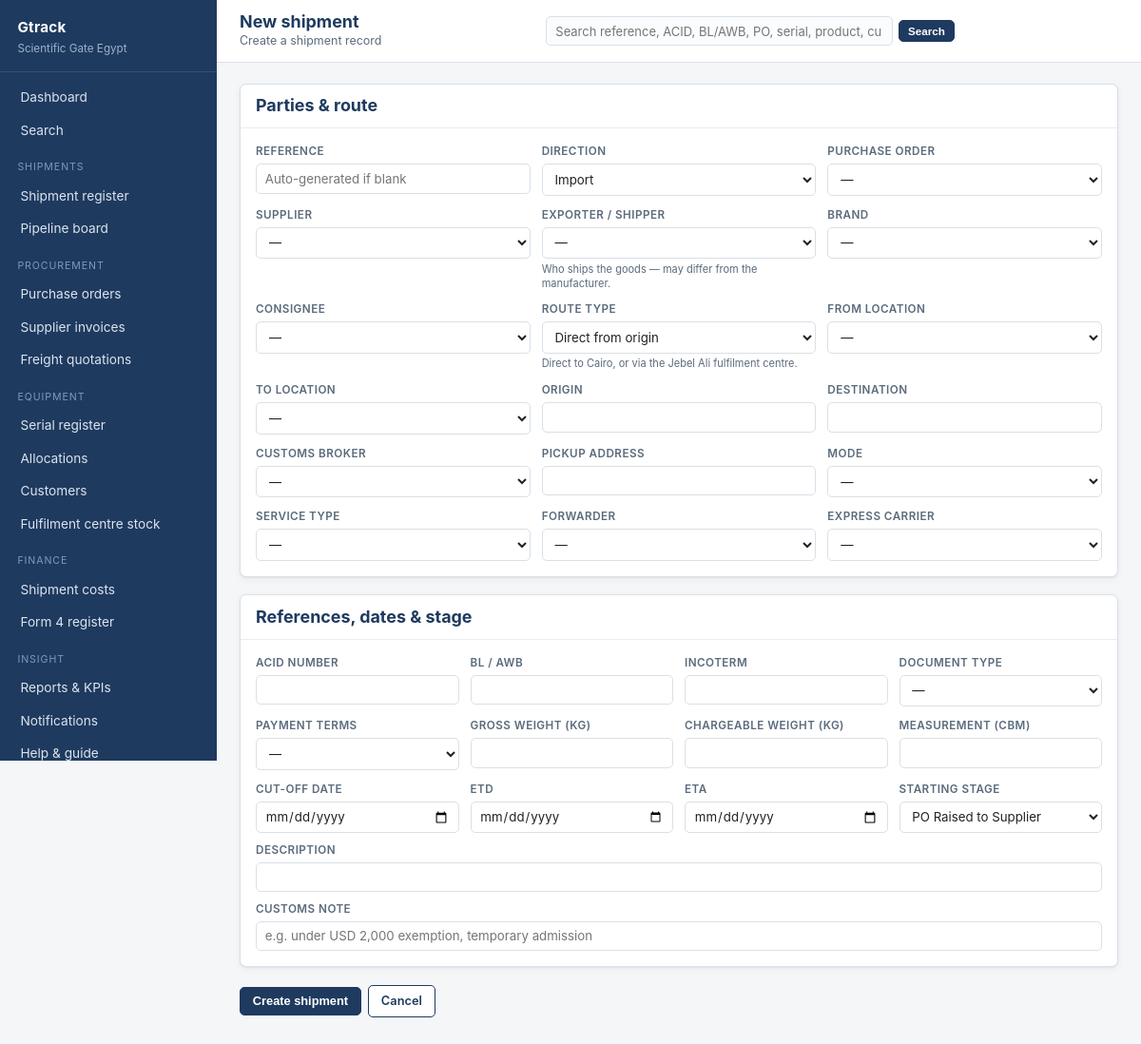
/shipments/new (signed in), run on the app's committed database.
### app/models.py (models this page shows, shortened)
class User(UserMixin, db.Model):
    __tablename__ = "users"
    id = db.Column(db.Integer, primary_key=True)
    name = db.Column(db.String(120), nullable=False)
    email = db.Column(db.String(160), unique=True, nullable=False)
    password_hash = db.Column(db.String(256))
    role_id = db.Column(db.Integer, db.ForeignKey("roles.id"))
    phone = db.Column(db.String(40))
    language = db.Column(db.String(5), default="en")   # "en" or "ar"
    is_active_flag = db.Column(db.Boolean, default=True)
    last_login = db.Column(db.DateTime)
    created_at = db.Column(db.DateTime, default=datetime.utcnow)
    role = db.relationship("Role", back_populates="users")
    customers = db.relationship("Customer", back_populates="sales_owner")
    @property
    def is_active(self):
        return bool(self.is_active_flag)
    def can(self, perm):
        return bool(self.role and self.role.has(perm))

### app/views/shipments.py (the view, shortened to what this page needs)
@bp.route("/new", methods=["GET", "POST"])
@permission_required("edit_shipment")
def create():
    return render_template(
        "shipments/form.html", s=None,
        suppliers=Supplier.query.order_by(Supplier.name).all(),
        brands=Brand.query.order_by(Brand.brand_name).all(),
        consignees=ConsigneeEntity.query.order_by(ConsigneeEntity.name).all(),
        carriers=Carrier.query.order_by(Carrier.name).all(),
        pos=PurchaseOrder.query.order_by(PurchaseOrder.po_number).all(),
        locations=Location.query.order_by(Location.name).all(),
        brokers=CustomsBroker.query.order_by(CustomsBroker.name).all(),
        route_types=ROUTE_TYPES, bl_types=BL_TYPES,
        payment_terms=SHIPMENT_PAYMENT_TERMS,
        stages=[(c, Stage.label(c)) for c in Stage.ORDER],
        modes=MODES, service_types=SERVICE_TYPES)

### app/templates/shipments/form.html (shortened to what this page needs)
{% extends "base.html" %}
{% block heading %}{{ 'Edit ' ~ s.reference_no if s else 'New shipment' }}{% endblock %}
{% block crumb %}{{ 'Update shipment details' if s else 'Create a shipment record' }}{% endblock %}
{% block content %}
<form method="post">
  <div class="card">
    <div class="card-head"><h2>{{ t("Parties & route") }}</h2></div>
    <div class="card-body">
      <div class="grid c3">
        {% if not s %}
        <div class="field">
          <label>{{ t("Reference") }}</label>
          <input type="text" name="reference_no" placeholder="Auto-generated if blank">
        </div>
        {% endif %}
        <div class="field">
          <label>{{ t("Direction") }}</label>
          <select name="direction">
            {% for d in ['Import', 'Export', 'Import Then Export'] %}
              <option {{ 'selected' if s and s.direction == d }}>{{ d }}</option>
            {% endfor %}
          </select>
        </div>
        <div class="field">
          <label>{{ t("Purchase order") }}</label>
          <select name="po_id">
            <option value="">—</option>
          </select>
        </div>
        <div class="field">
          <label>{{ t("Supplier") }}</label>
          <select name="supplier_id">
            <option value="">—</option>
          </select>
        </div>
        <div class="field">
          <label>{{ t("Exporter / shipper") }}</label>
          <select name="exporter_id">
            <option value="">—</option>
          </select>
          <small class="hint">{{ t("Who ships the goods — may differ from the manufacturer.") }}</small>
        </div>
        <div class="field">
          <label>{{ t("Brand") }}</label>
          <select name="brand_id">
            <option value="">—</option>
          </select>
        </div>
        <div class="field">
          <label>{{ t("Consignee") }}</label>
          <select name="consignee_id">
            <option value="">—</option>
          </select>
        </div>
        <div class="field">
          <label>{{ t("Route type") }}</label>
          <select name="route_type">
            {% for code, label in route_types %}
              <option value="{{ code }}" {{ 'selected' if s and s.route_type == code }}>{{ t(label) }}</option>
            {% endfor %}
          </select>
          <small class="hint">{{ t("Direct to Cairo, or via the Jebel Ali fulfilment centre.") }}</small>
        </div>
        <div class="field">
          <label>{{ t("From location") }}</label>
          <select name="from_location_id">
            <option value="">—</option>
          </select>
        </div>
        <div class="field">
          <label>{{ t("To location") }}</label>
          <select name="to_location_id">
            <option value="">—</option>
          </select>
        </div>
        <div class="field"><label>{{ t("Origin") }}</label><input type="text" name="origin" value="{{ s.origin or '' if s }}"></div>
        <div class="field"><label>{{ t("Destination") }}</label><input type="text" name="destination" value="{{ s.destination or '' if s }}"></div>
        <div class="field">
          <label>{{ t("Customs broker") }}</label>
          <select name="customs_broker_id">
            <option value="">—</option>
          </select>
        </div>
        <div class="field"><label>{{ t("Pickup address") }}</label>
          <input type="text" name="pickup_address" value="{{ s.pickup_address or '' if s }}"></div>
        <div class="field">
          <label>{{ t("Mode") }}</label>
          <select name="mode">
            <option value="">—</option>
          </select>
        </div>
        <div class="field">
          <label>{{ t("Service type") }}</label>
          <select name="service_type">
            <option value="">—</option>
          </select>
        </div>
        <div class="field">
          <label>{{ t("Forwarder") }}</label>
          <select name="forwarder_id">
            <option value="">—</option>
          </select>
        </div>
        <div class="field">
          <label>{{ t("Express carrier") }}</label>
          <select name="express_carrier_id">
            <option value="">—</option>
          </select>
        </div>
      </div>
    </div>
  </div>
  <div class="card">
    <div class="card-head"><h2>{{ t("References, dates & stage") }}</h2></div>
    <div class="card-body">
      <div class="grid c4">
        <div class="field"><label>{{ t("ACID number") }}</label><input type="text" name="acid_number" value="{{ s.acid_number or '' if s }}"></div>
        <div class="field"><label>{{ t("BL / AWB") }}</label><input type="text" name="bl_awb_no" value="{{ s.bl_awb_no or '' if s }}"></div>
        <div class="field"><label>{{ t("Incoterm") }}</label><input type="text" name="incoterm" value="{{ s.incoterm or '' if s }}"></div>
        <div class="field">
          <label>{{ t("Document type") }}</label>
          <select name="bl_type">
            <option value="">—</option>
          </select>
        </div>
        <div class="field">
          <label>{{ t("Payment terms") }}</label>
          <select name="payment_terms">
            <option value="">—</option>
          </select>
        </div>
        <div class="field"><label>{{ t("Gross weight (kg)") }}</label>
          <input type="number" step="any" name="gross_weight_kg" value="{{ s.gross_weight_kg or '' if s }}"></div>
        <div class="field"><label>{{ t("Chargeable weight (kg)") }}</label>
          <input type="number" step="any" name="chargeable_weight_kg" value="{{ s.chargeable_weight_kg or '' if s }}"></div>
        <div class="field"><label>{{ t("Measurement (CBM)") }}</label>
          <input type="number" step="any" name="measurement_cbm" value="{{ s.measurement_cbm or '' if s }}"></div>
        <div class="field"><label>{{ t("Cut-off date") }}</label>
          <input type="date" name="cut_off_date" value="{{ s.cut_off_date.isoformat() if s and s.cut_off_date else '' }}"></div>
        <div class="field"><label>{{ t("ETD") }}</label>
          <input type="date" name="etd" value="{{ s.etd.isoformat() if s and s.etd else '' }}"></div>
        <div class="field"><label>{{ t("ETA") }}</label>
          <input type="date" name="eta" value="{{ s.eta.isoformat() if s and s.eta else '' }}"></div>
        {% if s %}
        <div class="field"><label>{{ t("Actual departure") }}</label>
          <input type="date" name="actual_departure" value="{{ s.actual_departure.isoformat() if s.actual_departure else '' }}"></div>
        <div class="field"><label>{{ t("Actual arrival") }}</label>
          <input type="date" name="actual_arrival" value="{{ s.actual_arrival.isoformat() if s.actual_arrival else '' }}"></div>
        <div class="field"><label>{{ t("Clearance date") }}</label>
          <input type="date" name="clearance_date" value="{{ s.clearance_date.isoformat() if s.clearance_date else '' }}"></div>
        {% else %}
        <div class="field">
          <label>{{ t("Starting stage") }}</label>
          <select name="current_stage">
            {% for code, label in stages %}<option value="{{ code }}">{{ label }}</option>{% endfor %}
          </select>
        </div>
        {% endif %}
      </div>
      <div class="field" style="margin-top:.6rem">
        <label>{{ t("Description") }}</label>
        <input type="text" name="description" value="{{ s.description or '' if s }}">
      </div>
      <div class="field" style="margin-top:.6rem">
        <label>{{ t("Customs note") }}</label>
        <input type="text" name="customs_note" value="{{ s.customs_note or '' if s }}"
               placeholder="{{ t('e.g. under USD 2,000 exemption, temporary admission') }}">
      </div>
    </div>
  </div>
  <div class="btn-row">
    <button class="btn" type="submit">{{ 'Save changes' if s else 'Create shipment' }}</button>
    <a class="btn ghost" href="{{ url_for('shipments.detail', shipment_id=s.id) if s else url_for('shipments.index') }}">{{ t("Cancel") }}</a>
  </div>
</form>
{% endblock %}

### app/templates/base.html (shortened to what this page needs)
<!doctype html>
<html lang="{{ locale }}" dir="{{ direction }}">
<head>
  <link rel="stylesheet" href="{{ url_for('static', filename='style.css') }}">
</head>
<body>
<div class="shell">
  <aside class="sidebar">
    <div class="brand">
      <div class="co">{{ app_name }}</div>
      <div class="sub">{{ org_name }}</div>
    </div>
    <nav class="nav">
      <a href="{{ url_for('dashboard.index') }}" class="{{ 'active' if (request.endpoint or '') == 'dashboard.index' }}">{{ t("Dashboard") }}</a>
      <a href="{{ url_for('search.index') }}" class="{{ 'active' if (request.endpoint or '') == 'search.index' }}">{{ t("Search") }}</a>
      <div class="group">{{ t("Shipments") }}</div>
      <a href="{{ url_for('shipments.index') }}" class="{{ 'active' if (request.endpoint or '') == 'shipments.index' }}">{{ t("Shipment register") }}</a>
      <a href="{{ url_for('shipments.board') }}" class="{{ 'active' if (request.endpoint or '') == 'shipments.board' }}">{{ t("Pipeline board") }}</a>
      {% if current_user.can('view_all') %}
      <div class="group">{{ t("Procurement") }}</div>
      <a href="{{ url_for('purchase_orders.index') }}" class="{{ 'active' if 'purchase_orders' in (request.endpoint or '') }}">{{ t("Purchase orders") }}</a>
      <a href="{{ url_for('finance.invoices') }}" class="{{ 'active' if (request.endpoint or '') == 'finance.invoices' }}">{{ t("Supplier invoices") }}</a>
      <a href="{{ url_for('finance.quotations') }}" class="{{ 'active' if (request.endpoint or '') == 'finance.quotations' }}">{{ t("Freight quotations") }}</a>
      {% endif %}
      <div class="group">{{ t("Equipment") }}</div>
      <a href="{{ url_for('assets.index') }}" class="{{ 'active' if (request.endpoint or '') == 'assets.index' }}">{{ t("Serial register") }}</a>
      <a href="{{ url_for('assets.allocations') }}" class="{{ 'active' if (request.endpoint or '') == 'assets.allocations' }}">{{ t("Allocations") }}</a>
      <a href="{{ url_for('assets.customers') }}" class="{{ 'active' if (request.endpoint or '') == 'assets.customers' }}">{{ t("Customers") }}</a>
      {% if current_user.can('view_all') %}
      <a href="{{ url_for('assets.hub_stock') }}" class="{{ 'active' if (request.endpoint or '') == 'assets.hub_stock' }}">{{ t("Fulfilment centre stock") }}</a>
      {% endif %}
      {% if current_user.can('view_all') or current_user.can('edit_cost') %}
      <div class="group">{{ t("Finance") }}</div>
      <a href="{{ url_for('finance.costs') }}" class="{{ 'active' if (request.endpoint or '') == 'finance.costs' }}">{{ t("Shipment costs") }}</a>
      <a href="{{ url_for('finance.bank_registrations') }}" class="{{ 'active' if (request.endpoint or '') == 'finance.bank_registrations' }}">{{ t("Form 4 register") }}</a>
      {% endif %}
      <div class="group">{{ t("Insight") }}</div>
      {% if current_user.can('view_reports') %}
      <a href="{{ url_for('reports.index') }}" class="{{ 'active' if (request.endpoint or '') == 'reports.index' }}">{{ t("Reports & KPIs") }}</a>
      {% endif %}
      <a href="{{ url_for('admin.notifications') }}" class="{{ 'active' if (request.endpoint or '') == 'admin.notifications' }}">{{ t("Notifications") }}</a>
      <a href="{{ url_for('help.index') }}" class="{{ 'active' if (request.endpoint or '') == 'help.index' }}">{{ t("Help & guide") }}</a>
    </nav>
  </aside>
  <div class="main">
    <div class="topbar">
      <div style="min-width:0">
        <h1 style="font-size:1.12rem;margin:0">{% block heading %}{% endblock %}</h1>
        <div class="crumb">{% block crumb %}{% endblock %}</div>
      </div>
      <form method="get" action="{{ url_for('search.index') }}" class="topsearch">
        <input type="text" name="q" value="{{ request.args.get('q', '') if (request.endpoint or '') == 'search.index' }}"
               placeholder="{{ t('Search reference, ACID, BL/AWB, PO, serial, product, customer…') }}"
               aria-label="{{ t('Search') }}">
        <button class="btn sm" type="submit">{{ t("Search") }}</button>
      </form>
    </div>
    <div class="content">
      {% block content %}{% endblock %}
    </div>
  </div>
</div>
</body>
</html>

### data on the page
User: is_active_flag+language "Dashboard", is_active_flag+language "Search", is_active_flag+language "SHIPMENTS", is_active_flag+language "Shipment register", is_active_flag+language "Pipeline board", is_active_flag+language "PROCUREMENT", is_active_flag+language "Purchase orders", is_active_flag+language "Supplier invoices", is_active_flag+language "Freight quotations", is_active_flag+language "EQUIPMENT", is_active_flag+language "Serial register", is_active_flag+language "Allocations", is_active_flag+language "Customers", is_active_flag+language "Fulfilment centre stock", is_active_flag+language "FINANCE", is_active_flag+language "Shipment costs", is_active_flag+language "Form 4 register", is_active_flag+language "INSIGHT", is_active_flag+language "Reports & KPIs", is_active_flag+language "Notifications", is_active_flag+language "Help & guide", q "Search reference, ACID, BL/AWB, PO, serial, product, customer…", is_active_flag+language "Parties & route", is_active_flag+language "REFERENCE", is_active_flag+language "DIRECTION", is_active_flag+language "PURCHASE ORDER", is_active_flag+language "SUPPLIER", is_active_flag+language "EXPORTER / SHIPPER", is_active_flag+language "Who ships the goods — may differ from the manufacturer.", is_active_flag+language "BRAND", is_active_flag+language "CONSIGNEE", is_active_flag+language "ROUTE TYPE", route_type "Direct from origin", is_active_flag+language "Direct to Cairo, or via the Jebel Ali fulfilment centre.", is_active_flag+language "FROM LOCATION", is_active_flag+language "TO LOCATION", is_active_flag+language "ORIGIN", is_active_flag+language "DESTINATION", is_active_flag+language "CUSTOMS BROKER", is_active_flag+language "PICKUP ADDRESS", is_active_flag+language "MODE", is_active_flag+language "SERVICE TYPE", is_active_flag+language "FORWARDER", is_active_flag+language "EXPRESS CARRIER", is_active_flag+language "References, dates & stage", is_active_flag+language "ACID NUMBER", is_active_flag+language "BL / AWB", is_active_flag+language "INCOTERM", is_active_flag+language "DOCUMENT TYPE", is_active_flag+language "PAYMENT TERMS", is_active_flag+language "GROSS WEIGHT (KG)", is_active_flag+language "CHARGEABLE WEIGHT (KG)", is_active_flag+language "MEASUREMENT (CBM)", is_active_flag+language "CUT-OFF DATE", is_active_flag+language "ETD", is_active_flag+language "ETA", is_active_flag+language "STARTING STAGE", is_active_flag+language "DESCRIPTION", is_active_flag+language "CUSTOMS NOTE", customs_note "e.g. under USD 2,000 exemption, temporary admission", is_active_flag+language "Cancel"

### other printed values
{{ app_name }} "Gtrack"
{{ org_name }} "Scientific Gate Egypt"
{{ 'Edit ' ~ s.reference_no if s else 'New shipment' }} "New shipment"
{{ 'Update shipment details' if s else 'Create a shipment record' }} "Create a shipment record"
{{ 'Save changes' if s else 'Create shipment' }} "Create shipment"
form field direction "Import"
form field current_stage "PO Raised to Supplier"
